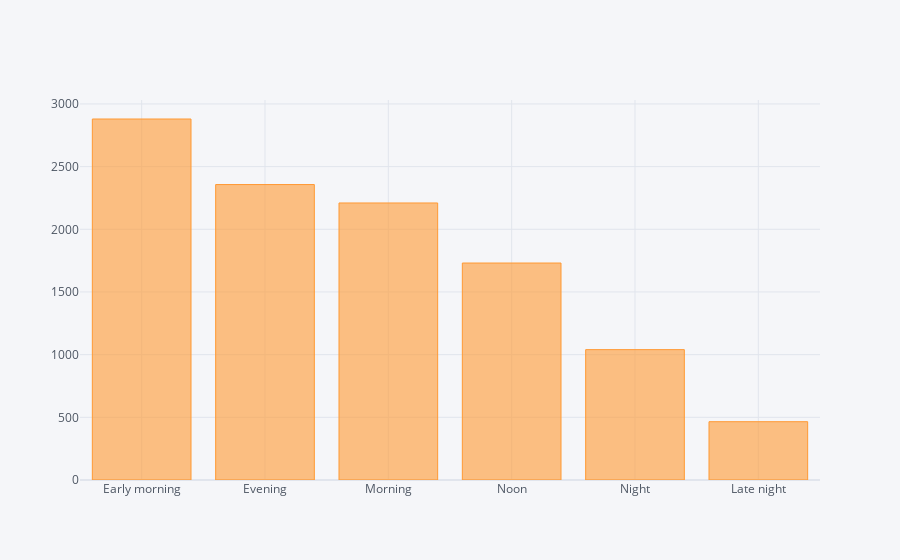

Notebook cell for this chart:
### Code cell
data['Dep_Time_hour'].apply(flight_dep_time).value_counts().iplot(kind="bar")

### Figure 1 — Plotly figure (JSON) as saved in the notebook; plotly's stock layout.template omitted (floating-point values rounded to 4 significant figures)
{"data": [{"marker": {"color": "rgba(255, 153, 51, 0.6)", "line": {"color": "rgba(255, 153, 51, 1.0)", "width": 1}}, "name": "count", "orientation": "v", "text": "", "type": "bar", "x": ["Early morning", "Evening", "Morning", "Noon", "Night", "Late night"], "y": [2880, 2357, 2210, 1731, 1040, 465]}], "layout": {"autosize": true, "dragmode": "select", "legend": {"bgcolor": "#F5F6F9", "font": {"color": "#4D5663"}}, "paper_bgcolor": "#F5F6F9", "plot_bgcolor": "#F5F6F9", "title": {"font": {"color": "#4D5663"}}, "xaxis": {"autorange": true, "gridcolor": "#E1E5ED", "range": [-0.5, 5.5], "showgrid": true, "tickfont": {"color": "#4D5663"}, "title": {"font": {"color": "#4D5663"}, "text": ""}, "type": "category", "zerolinecolor": "#E1E5ED"}, "yaxis": {"autorange": true, "gridcolor": "#E1E5ED", "range": [0, 3032.0], "showgrid": true, "tickfont": {"color": "#4D5663"}, "title": {"font": {"color": "#4D5663"}, "text": ""}, "type": "linear", "zerolinecolor": "#E1E5ED"}}}
